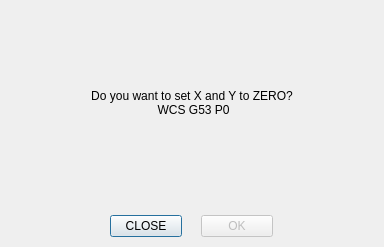
<?xml version="1.0" encoding="UTF-8"?>
<ui version="4.0">
 <class>Dialog</class>
 <widget class="QDialog" name="Dialog">
  <property name="geometry">
   <rect>
    <x>0</x>
    <y>0</y>
    <width>384</width>
    <height>247</height>
   </rect>
  </property>
  <property name="sizePolicy">
   <sizepolicy hsizetype="Fixed" vsizetype="Fixed">
    <horstretch>0</horstretch>
    <verstretch>0</verstretch>
   </sizepolicy>
  </property>
  <property name="windowTitle">
   <string>Frame</string>
  </property>
  <layout class="QHBoxLayout" name="horizontalLayout">
   <property name="spacing">
    <number>0</number>
   </property>
   <property name="leftMargin">
    <number>0</number>
   </property>
   <property name="topMargin">
    <number>0</number>
   </property>
   <property name="rightMargin">
    <number>0</number>
   </property>
   <property name="bottomMargin">
    <number>0</number>
   </property>
   <item>
    <layout class="QVBoxLayout" name="verticalLayout">
     <item>
      <layout class="QVBoxLayout" name="verticalLayout_2">
       <item>
        <widget class="StatusLabel" name="statuslabel">
         <property name="sizePolicy">
          <sizepolicy hsizetype="Preferred" vsizetype="Expanding">
           <horstretch>0</horstretch>
           <verstretch>0</verstretch>
          </sizepolicy>
         </property>
         <property name="text">
          <string>Do you want to set X and Y to ZERO?
 WCS G53 P0</string>
         </property>
         <property name="alignment">
          <set>Qt::AlignCenter</set>
         </property>
         <property name="rules" stdset="0">
          <string>[{&quot;channels&quot;: [{&quot;url&quot;: &quot;status:g5x_index&quot;, &quot;trigger&quot;: true}], &quot;property&quot;: &quot;Text&quot;, &quot;expression&quot;: &quot;\&quot;Do you want to set X and Y to ZERO?\\n WCS G5{} P{}\&quot;.format(3+ch[0], ch[0])&quot;, &quot;name&quot;: &quot;Active WCS&quot;}]</string>
         </property>
        </widget>
       </item>
       <item>
        <layout class="QHBoxLayout" name="horizontalLayout_2">
         <property name="topMargin">
          <number>10</number>
         </property>
         <property name="rightMargin">
          <number>0</number>
         </property>
         <property name="bottomMargin">
          <number>10</number>
         </property>
         <item>
          <widget class="QPushButton" name="close_button">
           <property name="maximumSize">
            <size>
             <width>72</width>
             <height>64</height>
            </size>
           </property>
           <property name="text">
            <string>CLOSE</string>
           </property>
          </widget>
         </item>
         <item>
          <widget class="MDIButton" name="zero_xy_button">
           <property name="enabled">
            <bool>false</bool>
           </property>
           <property name="maximumSize">
            <size>
             <width>72</width>
             <height>64</height>
            </size>
           </property>
           <property name="text">
            <string>OK</string>
           </property>
           <property name="rules" stdset="0">
            <string>[
    {
        &quot;channels&quot;: [
            {
                &quot;url&quot;: &quot;status:g5x_index&quot;,
                &quot;trigger&quot;: true,
                &quot;type&quot;: &quot;int&quot;
            }
        ],
        &quot;expression&quot;: &quot;&quot;,
        &quot;name&quot;: &quot;G5x Index&quot;,
        &quot;property&quot;: &quot;None&quot;
    }
]</string>
           </property>
           <property name="MDICommand" stdset="0">
            <string>G10 L20 P{ch[0]} X0.0 Y0.0</string>
           </property>
          </widget>
         </item>
        </layout>
       </item>
      </layout>
     </item>
    </layout>
   </item>
  </layout>
 </widget>
 <customwidgets>
  <customwidget>
   <class>StatusLabel</class>
   <extends>QLabel</extends>
   <header>qtpyvcp.widgets.display_widgets.status_label</header>
  </customwidget>
  <customwidget>
   <class>MDIButton</class>
   <extends>QPushButton</extends>
   <header>qtpyvcp.widgets.button_widgets.mdi_button</header>
  </customwidget>
 </customwidgets>
 <resources/>
 <connections/>
</ui>
